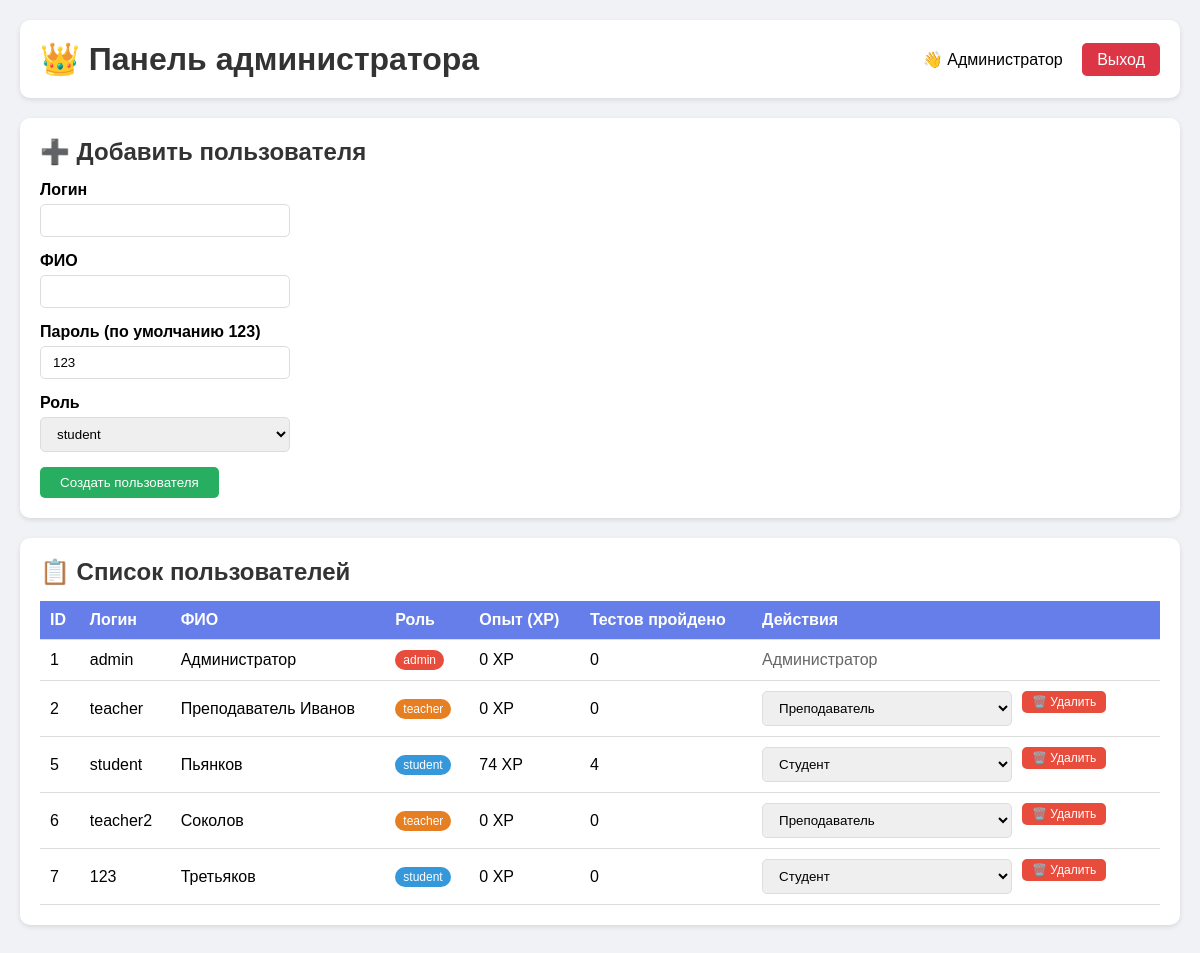
/testing_system/admin/index.php (signed in), run on the app's committed database.
### tables this page shows
CREATE TABLE `users` (
  `id` int(11) NOT NULL,
  `login` varchar(50) NOT NULL,
  `password_hash` varchar(255) NOT NULL,
  `full_name` varchar(100) NOT NULL,
  `role_id` int(11) DEFAULT '1',
  `current_xp` int(11) DEFAULT '0',
  `current_level_id` int(11) DEFAULT '1',
  `total_tests_passed` int(11) DEFAULT '0',
  `total_correct_answers` int(11) DEFAULT '0',
  `created_at` datetime DEFAULT CURRENT_TIMESTAMP,
  `group_id` int(11) DEFAULT NULL
);

CREATE TABLE `roles` (
  `id` int(11) NOT NULL,
  `name` varchar(50) NOT NULL
);

### testing_system/admin/index.php (the view, shortened to what this page needs)
<?php
require_once '../config/database.php';
$stmt = $pdo->query("
    SELECT u.*, r.name as role_name
    FROM users u
    JOIN roles r ON u.role_id = r.id
    ORDER BY u.id
");
$users = $stmt->fetchAll();
$stmt = $pdo->query("SELECT * FROM roles ORDER BY id");
$roles = $stmt->fetchAll();
?>
<!DOCTYPE html>
<html lang="ru">
<head>
</head>
<body>
    <div class="container">
        <div class="header">
            <h1>👑 Панель администратора</h1>
            <div>
                <span style="margin-right: 15px;">👋 <?= htmlspecialchars($_SESSION['user_name']) ?></span>
                <a href="/testing_system/logout.php" class="logout">Выход</a>
            </div>
        </div>
        <div class="section">
            <h2>➕ Добавить пользователя</h2>
            <form method="POST">
                <div class="form-group">
                    <label>Логин</label>
                    <input type="text" name="login" required>
                </div>
                <div class="form-group">
                    <label>ФИО</label>
                    <input type="text" name="full_name" required>
                </div>
                <div class="form-group">
                    <label>Пароль (по умолчанию 123)</label>
                    <input type="text" name="password" value="123" required>
                </div>
                <div class="form-group">
                    <label>Роль</label>
                    <select name="role_id">
                        <?php foreach ($roles as $role): ?>
                            <option value="<?= $role['id'] ?>"><?= htmlspecialchars($role['name']) ?></option>
                        <?php endforeach; ?>
                    </select>
                </div>
                <button type="submit" name="add_user">Создать пользователя</button>
            </form>
        </div>
        <div class="section">
            <h2>📋 Список пользователей</h2>
            <div style="overflow-x: auto;">
                 <table>
                    <thead>
                        <tr>
                            <th>ID</th>
                            <th>Логин</th>
                            <th>ФИО</th>
                            <th>Роль</th>
                            <th>Опыт (XP)</th>
                            <th>Тестов пройдено</th>
                            <th>Действия</th>
                        </tr>
                    </thead>
                    <tbody>
                        <?php foreach ($users as $user): ?>
                            <tr>
                                <td><?= $user['id'] ?></td>
                                <td><?= htmlspecialchars($user['login']) ?></td>
                                <td><?= htmlspecialchars($user['full_name']) ?></td>
                                <td>
                                    <span class="role-badge role-<?= $user['role_id'] ?>">
                                        <?= htmlspecialchars($user['role_name']) ?>
                                    </span>
                                 </td>
                                 <td><?= $user['current_xp'] ?> XP</td>
                                 <td><?= $user['total_tests_passed'] ?></td>
                                 <td>
                                    <?php if ($user['role_id'] != 3): ?>
                                        <div class="action-buttons">
                                            <form method="POST" class="inline-form" onsubmit="return confirm('Изменить роль?')">
                                                <select name="new_role" onchange="this.form.submit()">
                                                    <option value="1" <?= $user['role_id'] == 1 ? 'selected' : '' ?>>Студент</option>
                                                    <option value="2" <?= $user['role_id'] == 2 ? 'selected' : '' ?>>Преподаватель</option>
                                                </select>
                                            </form>
                                            <form method="POST" class="inline-form" onsubmit="return confirm('Удалить пользователя «<?= htmlspecialchars($user['full_name']) ?>»?')">
                                                <button type="submit" name="delete_user" class="delete-btn">🗑️ Удалить</button>
                                            </form>
                                        </div>
                                    <?php else: ?>
                                        <span style="color: #666;">Администратор</span>
                                    <?php endif; ?>
                                 </td>
                             </tr>
                        <?php endforeach; ?>
                    </tbody>
                 </table>
            </div>
        </div>
    </div>
</body>
</html>

### testing_system/admin/index.php (style rules this page uses)
* { margin: 0; padding: 0; box-sizing: border-box; }
body { font-family: Arial, sans-serif; background: #f0f2f5; padding: 20px; }
.container { max-width: 1200px; margin: 0 auto; }
.header { background: white; padding: 20px; border-radius: 10px; margin-bottom: 20px; display: flex; justify-content: space-between; align-items: center; box-shadow: 0 2px 5px rgba(0,0,0,0.1); }
h1 { color: #333; }
.logout { background: #dc3545; color: white; padding: 8px 15px; text-decoration: none; border-radius: 5px; }
.section { background: white; border-radius: 10px; padding: 20px; margin-bottom: 20px; box-shadow: 0 2px 5px rgba(0,0,0,0.1); }
h2 { margin-bottom: 15px; color: #333; }
.form-group { margin-bottom: 15px; }
label { display: block; margin-bottom: 5px; font-weight: bold; }
input, select { padding: 8px 12px; border: 1px solid #ddd; border-radius: 5px; width: 250px; }
button { background: #27ae60; color: white; padding: 8px 20px; border: none; border-radius: 5px; cursor: pointer; }
.delete-btn { background: #e74c3c; padding: 4px 10px; font-size: 12px; border: none; cursor: pointer; color: white; border-radius: 5px; }
table { width: 100%; border-collapse: collapse; }
th, td { padding: 10px; text-align: left; border-bottom: 1px solid #ddd; }
th { background: #667eea; color: white; }
.role-badge { display: inline-block; padding: 3px 8px; border-radius: 20px; font-size: 12px; }
.role-1 { background: #3498db; color: white; }
.role-2 { background: #e67e22; color: white; }
.role-3 { background: #e74c3c; color: white; }
.inline-form { display: inline-block; margin-right: 5px; }
.action-buttons { display: flex; gap: 5px; flex-wrap: wrap; }

### data on the page
users: id "1", login "admin", full_name "Администратор", role.name "admin", current_xp "0", total_tests_passed "0"
users: id "2", login "teacher", full_name "Преподаватель Иванов", role.name "teacher", current_xp "0", total_tests_passed "0", new_role "Преподаватель"
users: id "5", login "student", full_name "Пьянков", role.name "student", current_xp "74", total_tests_passed "4", new_role "Студент"
users: id "6", login "teacher2", full_name "Соколов", role.name "teacher", current_xp "0", total_tests_passed "0", new_role "Преподаватель"
users: id "7", login "123", full_name "Третьяков", role.name "student", current_xp "0", total_tests_passed "0", new_role "Студент"

### other printed values
$_SESSION['user_name'] "Администратор"
form field role_id "student"
